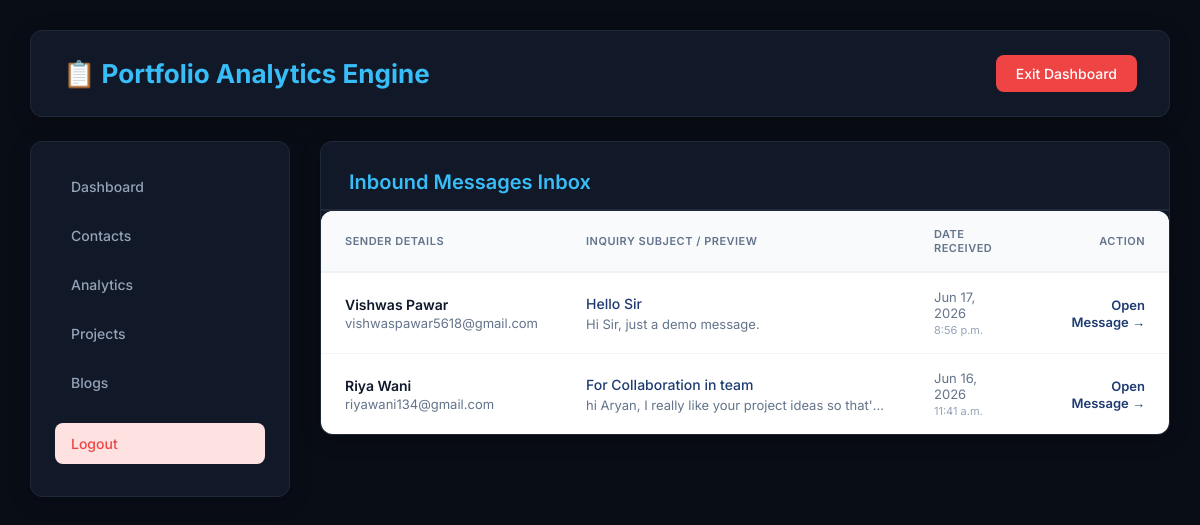
The page /admin-contacts/ (signed in) on the database its author committed.
### projects/models.py (models this page shows, shortened)
class Contact(models.Model):
    name = models.CharField(max_length=100)
    email = models.EmailField()
    subject = models.CharField(max_length=200, blank=True)
    message = models.TextField()
    created_at = models.DateTimeField(auto_now_add=True)
    is_read = models.BooleanField(default=False)
    class Meta:
        ordering = ['-created_at']

### projects/views.py (the view)
# urls.py: path('admin-contacts/', views.admin_contacts, name='admin_contacts'),
@login_required(login_url='admin_login')
def admin_contacts(request):
    contacts = Contact.objects.order_by('-created_at')
    read_filter = request.GET.get('read')
    if read_filter == 'unread':
        contacts = contacts.filter(is_read=False)
    elif read_filter == 'read':
        contacts = contacts.filter(is_read=True)
    search_query = request.GET.get('search')
    if search_query:
        contacts = contacts.filter(
            Q(name__icontains=search_query) |
            Q(email__icontains=search_query) |
            Q(message__icontains=search_query)
        )
    context = {
        'contacts': contacts,
        'total_contacts': Contact.objects.count(),
        'unread_contacts': Contact.objects.filter(is_read=False).count(),
    }
    return render(request, 'admin/contacts.html', context)

### templates/admin/contacts.html (shortened to what this page needs)
{% extends 'admin/admin_base.html' %}
{% block content %}
<div class="main-panel" style="padding: 0;">
    <div class="panel-top-bar" style="padding: 28px 28px 15px 28px; margin-bottom: 0;">
        <h2>Inbound Messages Inbox</h2>
    </div>
    <div class="contacts-table-wrapper">
        {% if contacts %}
            <table class="contacts-table">
                <thead>
                    <tr>
                        <th>Sender Details</th>
                        <th>Inquiry Subject / Preview</th>
                        <th>Date Received</th>
                        <th style="text-align: right;">Action</th>
                    </tr>
                </thead>
                <tbody>
                    {% for contact in contacts %}
                    <tr>
                        <td>
                            <div class="sender-info">{{ contact.name }}</div>
                            <div class="sender-email">{{ contact.email }}</div>
                        </td>
                        <td>
                            <div class="subject-text">{{ contact.subject|default:"(No Subject)" }}</div>
                            <div class="message-snippet">{{ contact.message }}</div>
                        </td>
                        <td>
                            <div style="color:#64748b; font-size:13px;">{{ contact.created_at|date:"M d, Y" }}</div>
                            <div style="font-size: 11px; color: #94a3b8; margin-top: 2px;">{{ contact.created_at|date:"P" }}</div>
                        </td>
                        <td style="text-align: right;">
                            <a href="{% url 'admin_contact_detail' contact.id %}" class="view-link">Open Message →</a>
                        </td>
                    </tr>
                    {% endfor %}
                </tbody>
            </table>
        {% else %}
            <div class="no-data" style="padding: 60px 20px;">
                <div style="font-size: 40px; margin-bottom: 12px;">📥</div>
                Your dashboard contact log database is currently empty.
            </div>
        {% endif %}
    </div>
</div>
{% endblock %}

### static/css/admin-dashboard.css (style rules this page uses)
* { margin: 0; padding: 0; box-sizing: border-box; }
body { font-family: 'Inter', sans-serif; background-color: #090d16; color: #cbd5e1; min-height: 100vh; padding: 30px; }
.main-panel, .panel { background: #111827; padding: 35px; border-radius: 12px; box-shadow: 0 4px 20px rgba(0, 0, 0, 0.25); border: 1px solid #1f2937; }
.panel h2, .panel-top-bar h2 { color: #38bdf8; font-size: 16px; font-weight: 600; border-bottom: 2px solid #1f2937; padding-bottom: 12px; }
.panel-top-bar { display: flex; justify-content: space-between; align-items: center; margin-bottom: 30px; padding-bottom: 15px; border-bottom: 2px solid #1f2937; }
.panel-top-bar h2 { border-bottom: none; padding-bottom: 0; font-size: 20px; }

### templates/admin/contacts.html (style rules this page uses)
.contacts-table-wrapper { background: white; border-radius: 12px; overflow: hidden; }
.contacts-table { width: 100%; border-collapse: collapse; text-align: left; font-size: 14px; }
.contacts-table th { background-color: #f8fafc; color: #64748b; font-weight: 600; text-transform: uppercase; font-size: 11px; letter-spacing: 0.5px; padding: 16px 24px; border-bottom: 2px solid #edf2f7; }
.contacts-table td { padding: 16px 24px; border-bottom: 1px solid #f1f5f9; color: #334155; vertical-align: middle; }
.contacts-table tr:last-child td { border-bottom: none; }
.contacts-table tr { transition: background-color 0.2s ease; }
.sender-info { font-weight: 600; color: #0f172a; }
.sender-email { font-size: 13px; color: #64748b; margin-top: 2px; }
.subject-text { font-weight: 500; color: #1e3c72; }
.message-snippet { color: #64748b; font-size: 13px; max-width: 300px; white-space: nowrap; overflow: hidden; text-overflow: ellipsis; margin-top: 4px; }
.view-link { color: #1e3c72; text-decoration: none; font-weight: 600; font-size: 13px; }

### rows shown on the page
Contact: name "Vishwas Pawar", email "vishwaspawar5618@gmail.com", subject "Hello Sir", message "Hi Sir, just a demo message.", created_at "Jun 17, 2026", created_at "8:56 p.m."
Contact: name "Riya Wani", email "riyawani134@gmail.com", subject "For Collaboration in team", message "hi Aryan, I really like your project ideas so that'…", created_at "Jun 16, 2026", created_at "11:41 a.m."
